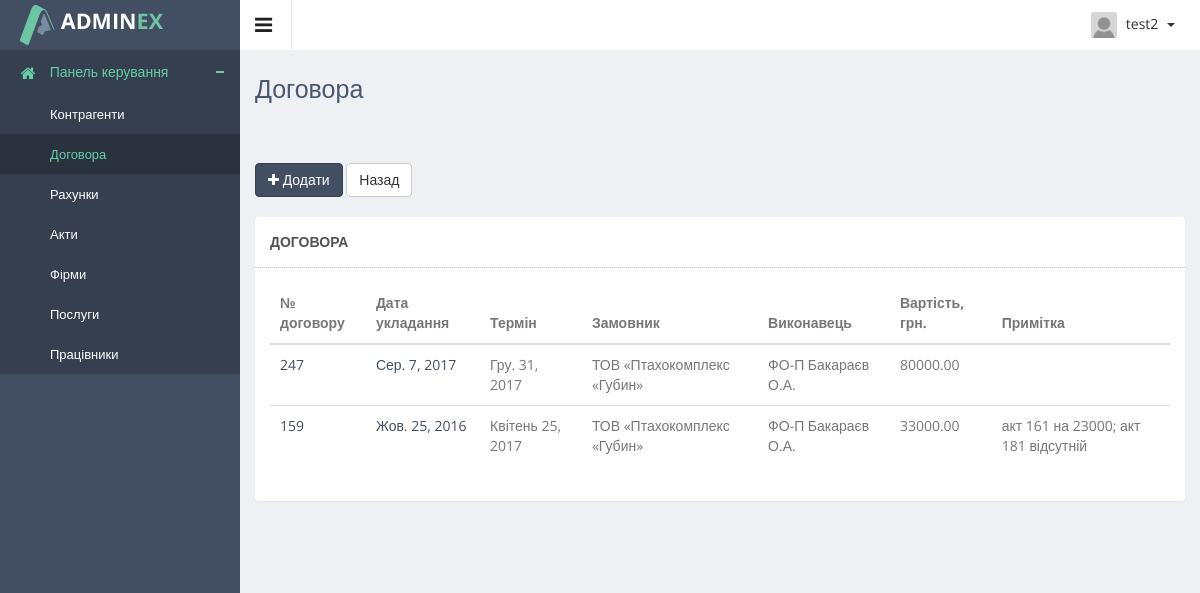
Page /crm/contracts/ (signed in) on the earlier database version.
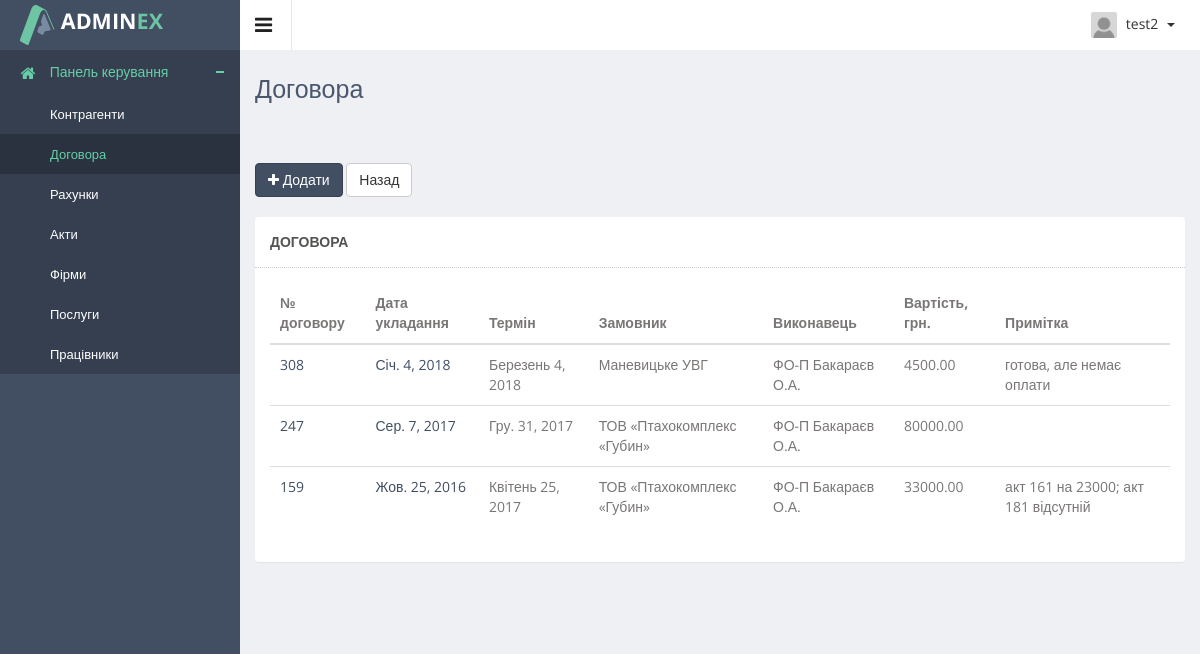
Same page on the later database version.
### authapp/models.py (models this page shows)
class ProjectUser(AbstractUser):
    parent_name = models.CharField(verbose_name='по-батькові', max_length=20, blank=True)
    date_of_birth = models.DateField(verbose_name='дата народження', blank=True, null=True)
    phone1 = models.CharField(verbose_name='номер телефона', max_length=16, blank=True)
    phone2 = models.CharField(verbose_name='номер телефона', max_length=16, blank=True, null=True)
    avatar = models.ImageField(verbose_name='фото', upload_to='users_avatars', blank=True)
    is_dir = models.BooleanField(verbose_name='керівник', default=False)
    is_assistant = models.BooleanField(verbose_name='помічник', default=False)
    is_client = models.BooleanField(verbose_name='клієнт', default=False)
    def __str__(self):
        return self.username

### crmapp/models.py (models this page shows, shortened)
class Contract(models.Model):
    number = models.PositiveIntegerField(verbose_name='№ договору', unique=True)
    date_start = models.DateField(verbose_name='дата укладання')
    date_end = models.DateField(verbose_name='дата закінчення')
    client = models.ForeignKey(Partner, related_name='partner', verbose_name='замовник', on_delete=models.PROTECT)
    performer = models.ForeignKey(Firm, related_name='firm', verbose_name='виконавець', on_delete=models.PROTECT)
    works = models.TextField(verbose_name='предмет договору', help_text='заповніть через ;', blank=True)
    cost = models.DecimalField(verbose_name='вартість робіт', max_digits=10, decimal_places=2, blank=True,
                               default='0.00')
    vat = models.DecimalField(verbose_name='ПДВ', max_digits=10, decimal_places=2, blank=True, default='0.00')
    cost_vat = models.DecimalField(verbose_name='вартість з ПДВ', max_digits=10, decimal_places=2, blank=True,
                                   default='0.00')
    district = models.CharField(verbose_name='район', max_length=50, blank=True)
    town = models.CharField(verbose_name='населений пункт', max_length=50, blank=True)
    address = models.CharField(verbose_name='адреса', max_length=50, blank=True)
    note = models.TextField(verbose_name='примітка', blank=True)

class Partner(models.Model):
    entity = models.BooleanField(verbose_name='юридична особа', default=False)
    full_name = models.CharField(verbose_name='повна назва підприємства', max_length=150)
    short_name = models.CharField(verbose_name='скорочена назва підприєства', max_length=80)
    inn = models.CharField(verbose_name='ідентификаційний номер', max_length=15, blank=True)
    edrpoy = models.CharField(verbose_name='єдрпоу', max_length=10, blank=True)
    dfro = models.CharField(verbose_name='дфро', max_length=15, blank=True)
    payment_account = models.CharField(verbose_name='розрахунковий рахунок', max_length=20, blank=True)
    bank = models.ForeignKey(Bank, on_delete=models.PROTECT, verbose_name='банк', default='')
    cert_vat = models.CharField(verbose_name='свідоцтво платника пдв', max_length=15, blank=True)
    dir_name = models.CharField(verbose_name='директор', max_length=150, blank=True)
    responsible = models.CharField(verbose_name='відповідальна особа', max_length=150, blank=True)
    phone1 = models.CharField(verbose_name='номер телефона', max_length=16, blank=True)
    phone2 = models.CharField(verbose_name='номер телефона', max_length=16, blank=True)
    phone3 = models.CharField(verbose_name='номер телефона', max_length=16, blank=True)
    email = models.EmailField(verbose_name='email', max_length=100, blank=True)
    zipcode = models.PositiveIntegerField(verbose_name='поштовий індекс', default=0)
    country = models.CharField(verbose_name='країна', max_length=20, default='Україна')
    region = models.CharField(verbose_name='область', max_length=50, default='Волинська обл.')
    district = models.CharField(verbose_name='район', max_length=50, blank=True)
    town = models.CharField(verbose_name='населений пункт', max_length=50, blank=True)
    address = models.CharField(verbose_name='адреса', max_length=50, blank=True)
    def __str__(self):
        return self.short_name

class Firm(models.Model):
    full_name = models.CharField(verbose_name='повна назва підприємства', max_length=150)
    short_name = models.CharField(verbose_name='скорочена назва підприєства', max_length=80)
    inn = models.CharField(verbose_name='ідентификаційний номер', max_length=15, blank=True)
    edrpoy = models.CharField(verbose_name='єдрпоу', max_length=10, blank=True)
    dfro = models.CharField(verbose_name='дфро', max_length=15, blank=True)
    payment_account = models.CharField(verbose_name='розрахунковий рахунок', max_length=20, blank=True)
    bank = models.ForeignKey(Bank, on_delete=models.PROTECT, verbose_name='банк', default='')
    cert_vat = models.CharField(verbose_name='свідоцтво платника пдв', max_length=15, blank=True)
    dir_name = models.CharField(verbose_name='директор', max_length=150, blank=True)
    phone1 = models.CharField(verbose_name='номер телефона', max_length=16, blank=True)
    phone2 = models.CharField(verbose_name='номер телефона', max_length=16, blank=True)
    phone3 = models.CharField(verbose_name='номер телефона', max_length=16, blank=True)
    email = models.EmailField(verbose_name='email', max_length=100, blank=True)
    zipcode = models.PositiveIntegerField(verbose_name='поштовий індекс', default=0)
    country = models.CharField(verbose_name='країна', max_length=20, default='Україна')
    region = models.CharField(verbose_name='область', max_length=50, default='Волинська обл.')
    district = models.CharField(verbose_name='район', max_length=50, blank=True)
    town = models.CharField(verbose_name='населений пункт', max_length=50, blank=True)
    address = models.CharField(verbose_name='адреса', max_length=50, blank=True)
    def __str__(self):
        return self.short_name

### crmapp/views.py (the view)
@login_required
@user_passes_test(lambda user: user.is_assistant or user.is_superuser or user.is_dir)
def contracts_view(request):
    title = 'Договора'
    contracts = Contract.objects.all().order_by('-date_start')
    context = {
        'title': title,
        'object_list': contracts,
    }
    return render(request, 'crmapp/contracts_list.html', context)

### adminapp/templatetags/tags.py (called while the page is built)
@register.filter
def default_avatar(string):
    if not string:
        string = 'users_avatars/gravatar.png'
    new_string = f'{URL_PREFIX}{string}'
    return new_string

### crmapp/templates/crmapp/contracts_list.html (shortened to what this page needs)
{% extends 'mainapp/base.html' %}
{% load staticfiles %}
{% load tags %}
{% block container %}
<div class="directory-info-row">
    <div class="row">
        <div class="col-lg-6">
            <a href="{% url 'crm:contract_create' %}">
                <button class="btn btn-primary" type="button"><i class="fa fa-plus"></i> Додати</button>
            </a>
            <a href="{% url 'crm:main_crm' %}">
                <button class="btn btn-default" type="button">Назад</button>
            </a>
        </div>
    </div>
    <br>
    <div class="row">
        <div class="col-lg-12">
            <section class="panel">
                <header class="panel-heading">
                    {{ title }}
                </header>
                <div class="panel-body" style="display: block;">
                    <table class="table table-hover general-table">
                        <thead>
                        <tr>
                            <th>№ договору</th>
                            <th>Дата укладання</th>
                            <th>Термін</th>
                            <th>Замовник</th>
                            <th>Виконавець</th>
                            <th>Вартість, грн.</th>
                            <th>Примітка</th>
                        </tr>
                        </thead>
                        <tbody>
                        {% for object in object_list %}
                        <tr>
                            <td>
                                <a style="display: block; text-decoration: none;"
                                   href="{% url 'crm:contract_read' object.pk %}">{{ object.number }}</a>
                            </td>
                            <td><a style="display: block; text-decoration: none;"
                                   href="{% url 'crm:contract_read' object.pk %}">{{ object.date_start }}</a>
                            </td>
                            <td>{{ object.date_end }}</td>
                            <td>{{ object.client }}</td>
                            <td>{{ object.performer }}</td>
                            <td>{{ object.cost }}</td>
                            <td>{{ object.note }}</td>
                        </tr>
                        {% endfor %}
                        </tbody>
                    </table>
                </div>
            </section>
        </div>
    </div>
</div>
{% endblock %}

### mainapp/templates/mainapp/base.html (shortened to what this page needs)
<!DOCTYPE html>
{% load staticfiles %}
<html lang="en">
<head>
    {% block css %}
    <link rel="stylesheet" type="text/css" href="{% static '/js/bootstrap-datepicker/css/datepicker-custom.css' %}"/>
    <link rel="stylesheet" type="text/css" href="{% static '/js/bootstrap-timepicker/css/timepicker.css' %}"/>
    <link rel="stylesheet" type="text/css" href="{% static '/js/bootstrap-colorpicker/css/colorpicker.css' %}"/>
    <link rel="stylesheet" type="text/css" href="{% static '/js/bootstrap-daterangepicker/daterangepicker-bs3.css' %}"/>
    <link rel="stylesheet" type="text/css" href="{% static '/js/bootstrap-datetimepicker/css/datetimepicker-custom.css' %}"/>
    <link href="{% static '/js/iCheck/skins/minimal/minimal.css' %}" rel="stylesheet">
    <link href="{% static '/js/iCheck/skins/minimal/red.css' %}" rel="stylesheet">
    <link href="{% static '/js/iCheck/skins/minimal/green.css' %}" rel="stylesheet">
    <link href="{% static '/js/iCheck/skins/minimal/blue.css' %}" rel="stylesheet">
    <link href="{% static '/js/iCheck/skins/minimal/yellow.css' %}" rel="stylesheet">
    <link href="{% static '/js/iCheck/skins/minimal/purple.css' %}" rel="stylesheet">
    <link href="{% static '/js/iCheck/skins/square/square.css' %}" rel="stylesheet">
    <link href="{% static '/js/iCheck/skins/square/red.css' %}" rel="stylesheet">
    <link href="{% static '/js/iCheck/skins/square/blue.css' %}" rel="stylesheet">
    <link href="{% static '/js/iCheck/skins/square/green.css' %}" rel="stylesheet">
    <link href="{% static '/js/iCheck/skins/square/yellow.css' %}" rel="stylesheet">
    <link href="{% static '/js/iCheck/skins/square/purple.css' %}" rel="stylesheet">
    <link href="{% static '/js/iCheck/skins/flat/grey.css' %}" rel="stylesheet">
    <link href="{% static '/js/iCheck/skins/flat/red.css' %}" rel="stylesheet">
    <link href="{% static '/js/iCheck/skins/flat/green.css' %}" rel="stylesheet">
    <link href="{% static '/js/iCheck/skins/flat/blue.css' %}" rel="stylesheet">
    <link href="{% static '/js/iCheck/skins/flat/yellow.css' %}" rel="stylesheet">
    <link href="{% static '/js/iCheck/skins/flat/purple.css' %}" rel="stylesheet">
    <link href="{% static '/css/clndr.css' %}" rel="stylesheet">
    <link href="{% static '/css/style.css' %}" rel="stylesheet">
    <link href="{% static '/css/style-responsive.css' %}" rel="stylesheet">
    {% endblock %}
</head>
<body class="sticky-header">
<section>
    <div class="left-side sticky-left-side">
        <div class="logo">
            {% if user.is_dir or user.is_assistant %}
            <a href="{% url 'crm:main_crm' %}">
                <img src="{% static '/images/logo.png' %}" alt="">
            </a>
            {% elif user.is_superuser %}
            <a href="{% url 'admin:admin' %}">
                <img src="{% static '/images/logo.png' %}" alt="">
            </a>
            {% else %}
            <a href="{% url 'main' %}">
                <img src="{% static '/images/logo.png' %}" alt="">
            </a>
            {% endif %}
        </div>
        <div class="left-side-inner">
            {% include 'mainapp/includes/inc_left_menu.html' %}
        </div>
    </div>
    <div class="main-content" >
        <div class="header-section">
            <a class="toggle-btn"><i class="fa fa-bars"></i></a>
            <div class="menu-right">
                {% include 'mainapp/includes/inc_right_menu.html' %}
            </div>
        </div>
        <div class="page-heading">
            <h3>{{ title }}</h3>
        </div>
        <div class="wrapper">
            {% block container %}{% endblock %}
        </div>
    </div>
</section>
</body>
</html>

### mainapp/templates/mainapp/includes/inc_left_menu.html (shortened to what this page needs)
{% load staticfiles %}
<ul class="nav nav-pills nav-stacked custom-nav">
    {% if user.is_dir or user.is_assistant or user.is_superuser %}
    <li class="menu-list {% if request.resolver_match.namespace == 'crm' %} nav-active {% endif %}">
        <a href="{% url 'crm:main_crm' %}"><i class="fa fa-home"></i> <span>Панель керування</span></a>
        <ul class="sub-menu-list">
            <li class="{% if request.resolver_match.url_name == 'partners' or request.resolver_match.url_name == 'partner_read' or request.resolver_match.url_name == 'partner_update' %} active {% endif %}">
                <a href="{% url 'crm:partners' %}"> Контрагенти</a>
            </li>
            <li class="{% if request.resolver_match.url_name == 'contracts' or request.resolver_match.url_name == 'contract_read'  or request.resolver_match.url_name == 'contract_update' %} active {% endif %}">
                <a href="{% url 'crm:contracts' %}"> Договора</a>
            </li>
            <li class="{% if request.resolver_match.url_name == 'invoices' or request.resolver_match.url_name == 'invoice_update' or request.resolver_match.url_name == 'invoice_read' %} active {% endif %}">
                <a href="{% url 'crm:invoices' %}"> Рахунки</a>
            </li>
            <li class="{% if request.resolver_match.url_name == 'user_create' %} active {% endif %}">
                <a href=""> Акти</a>
            </li>
            <li class="{% if request.resolver_match.url_name == 'firms' %} active {% endif %}">
                <a href="{% url 'crm:firms' %}"> Фірми</a>
            </li>
            <li class="{% if request.resolver_match.url_name == 'services' %} active {% endif %}">
                <a href="{% url 'crm:services' %}"> Послуги</a>
            </li>
            <li class="{% if request.resolver_match.url_name == 'workers_list' or request.resolver_match.url_name == 'worker_detail' or request.resolver_match.url_name == 'worker_update' %} active {% endif %}">
                <a href="{% url 'crm:workers_list' %}"> Працівники</a>
            </li>
        </ul>
    </li>
    {% endif %}
</ul>

### mainapp/templates/mainapp/includes/inc_quick_button.html (shortened to what this page needs)
{% load staticfiles %}

### mainapp/templates/mainapp/includes/inc_right_menu.html (shortened to what this page needs)
{% load staticfiles %}
{% load tags %}
<ul class="notification-menu">
    <li>
        <a href="#" class="btn btn-default dropdown-toggle" data-toggle="dropdown">
            <img src="{{ user.avatar|default_avatar }}" alt=""/>
            {{ user }}
            <span class="caret"></span>
        </a>
    </li>
</ul>

Differences in the rows shown:
added Contract: number "308", date_start "Січ. 4, 2018", date_end "Березень 4, 2018", client "Маневицьке УВГ", performer "ФО-П Бакараєв О.А.", cost "4500.00", note "готова, але немає оплати"
